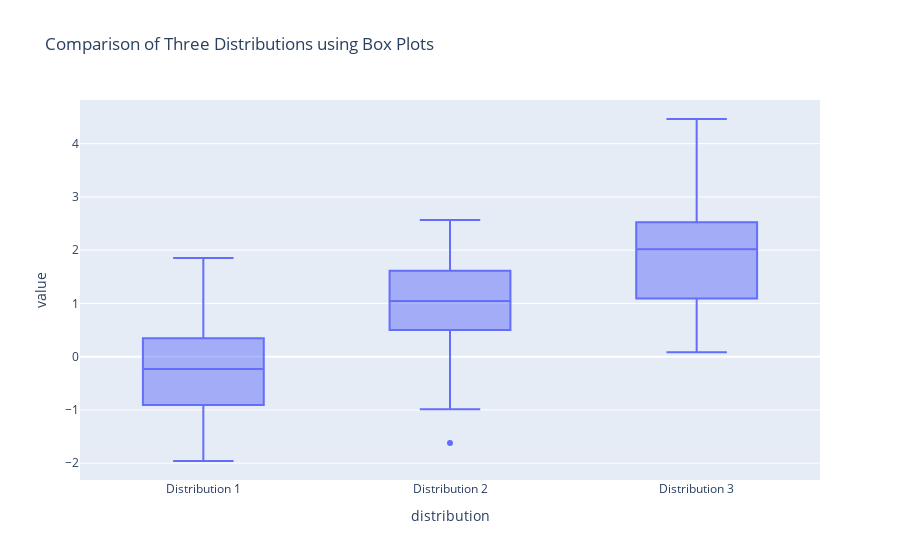

Notebook code for this chart:
### Code cell
# Alternative approach using Plotly Express
import plotly.express as px
import pandas as pd

# Create a DataFrame for easier plotting with Plotly Express
data = []
data.extend([{'value': val, 'distribution': 'Distribution 1'} for val in y0])
data.extend([{'value': val, 'distribution': 'Distribution 2'} for val in y1])
data.extend([{'value': val, 'distribution': 'Distribution 3'} for val in y2])

df_box = pd.DataFrame(data)

fig = px.box(df_box, x='distribution', y='value', 
             title='Comparison of Three Distributions using Box Plots')
fig.show()

### Figure 1 — Plotly figure (JSON) as saved in the notebook; plotly's stock layout.template omitted (floating-point values rounded to 4 significant figures; data arrays with more than 128 entries replaced by an {"elided": "..."} marker saying what was removed)
{"data": [{"alignmentgroup": "True", "hovertemplate": "distribution=%{x}<br>value=%{y}<extra></extra>", "legendgroup": "", "marker": {"color": "#636efa"}, "name": "", "notched": false, "offsetgroup": "", "orientation": "v", "showlegend": false, "type": "box", "x": {"elided": "150 str values"}, "x0": " ", "xaxis": "x", "y": {"elided": "150 float values"}, "y0": " ", "yaxis": "y"}], "layout": {"boxmode": "group", "legend": {"tracegroupgap": 0}, "title": {"text": "Comparison of Three Distributions using Box Plots"}, "xaxis": {"anchor": "y", "domain": [0, 1], "title": {"text": "distribution"}}, "yaxis": {"anchor": "x", "domain": [0, 1], "title": {"text": "value"}}}}
